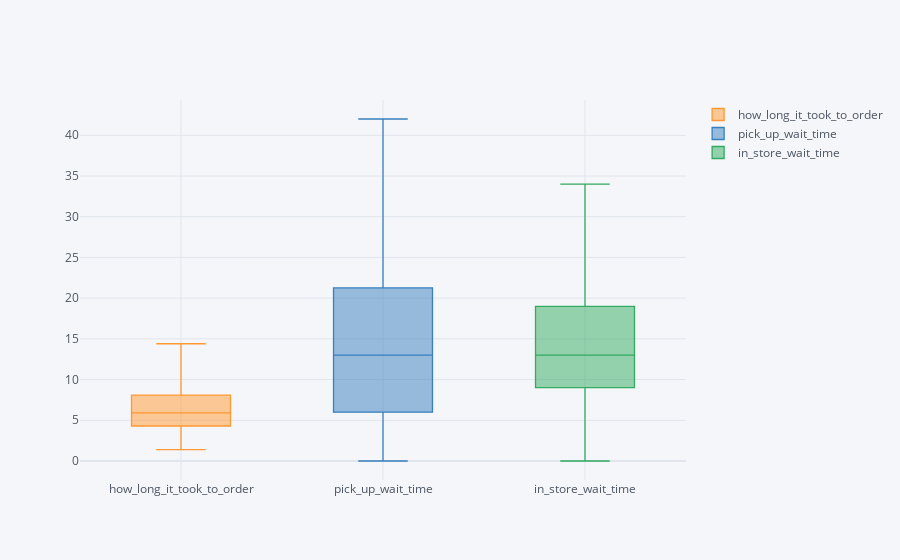

Here is the notebook cell this chart was saved with:
### Code cell
sub_df[['how_long_it_took_to_order','pick_up_wait_time','in_store_wait_time']].iplot(kind='box')

### Figure 1 — Plotly figure (JSON) as saved in the notebook; plotly's stock layout.template omitted (floating-point values rounded to 4 significant figures; data arrays with more than 128 entries replaced by an {"elided": "..."} marker saying what was removed)
{"data": [{"boxpoints": false, "line": {"width": 1.3}, "marker": {"color": "rgba(255, 153, 51, 1.0)"}, "name": "how_long_it_took_to_order", "orientation": "v", "type": "box", "y": {"elided": "2237 float values"}}, {"boxpoints": false, "line": {"width": 1.3}, "marker": {"color": "rgba(55, 128, 191, 1.0)"}, "name": "pick_up_wait_time", "orientation": "v", "type": "box", "y": {"elided": "2237 int values"}}, {"boxpoints": false, "line": {"width": 1.3}, "marker": {"color": "rgba(50, 171, 96, 1.0)"}, "name": "in_store_wait_time", "orientation": "v", "type": "box", "y": {"elided": "2237 int values"}}], "layout": {"legend": {"bgcolor": "#F5F6F9", "font": {"color": "#4D5663"}}, "paper_bgcolor": "#F5F6F9", "plot_bgcolor": "#F5F6F9", "title": {"font": {"color": "#4D5663"}}, "xaxis": {"gridcolor": "#E1E5ED", "showgrid": true, "tickfont": {"color": "#4D5663"}, "title": {"font": {"color": "#4D5663"}, "text": ""}, "zerolinecolor": "#E1E5ED"}, "yaxis": {"gridcolor": "#E1E5ED", "showgrid": true, "tickfont": {"color": "#4D5663"}, "title": {"font": {"color": "#4D5663"}, "text": ""}, "zerolinecolor": "#E1E5ED"}}}
